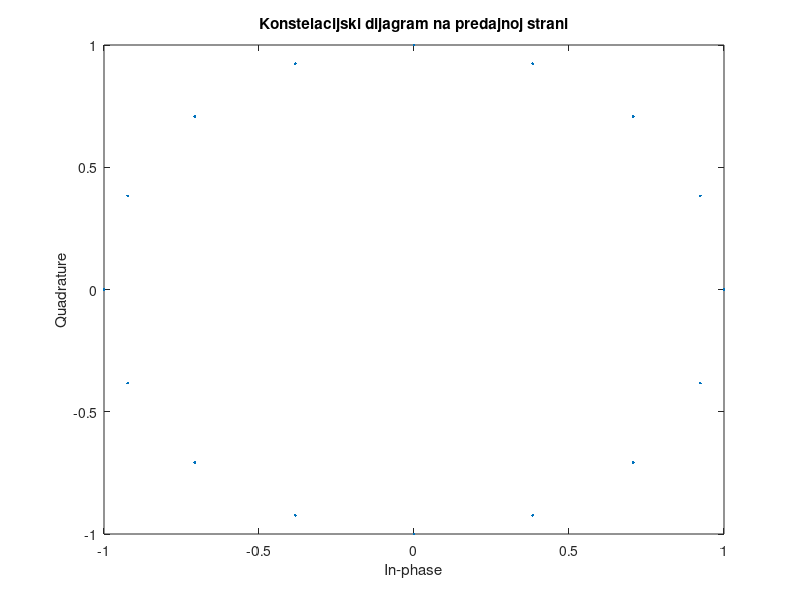
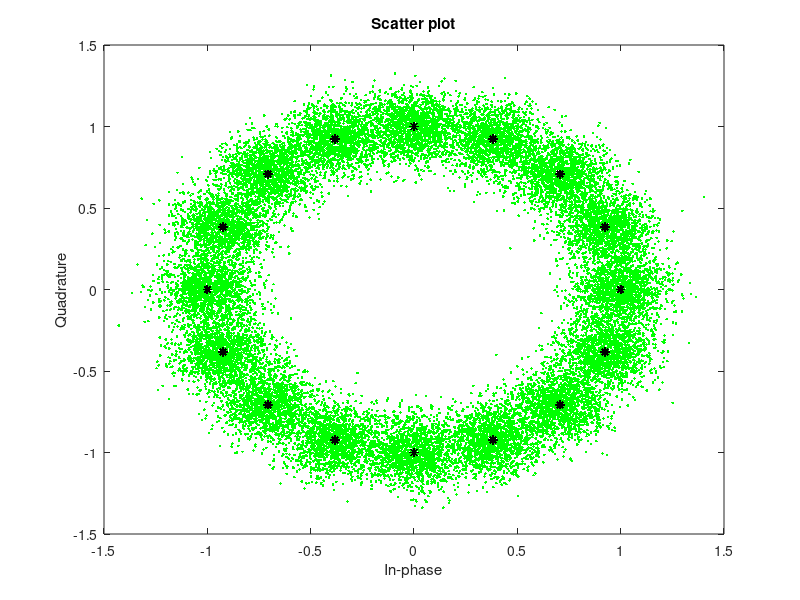
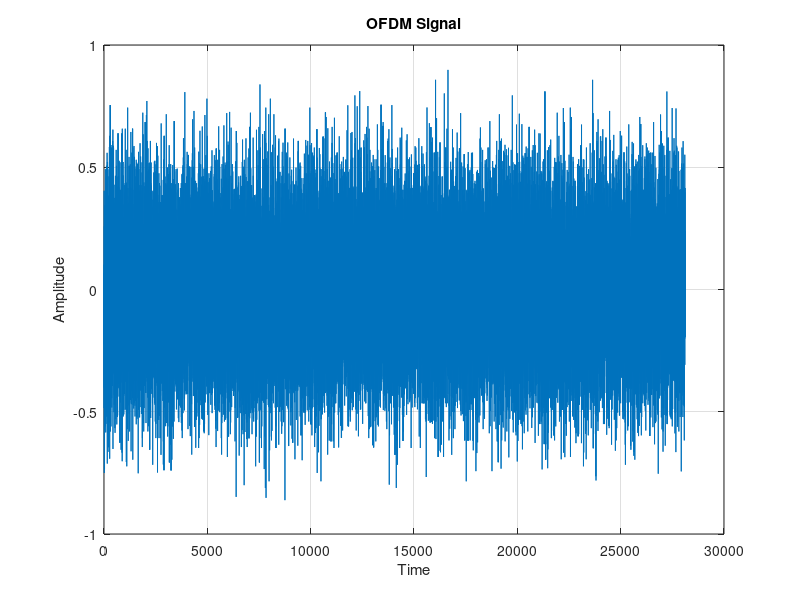
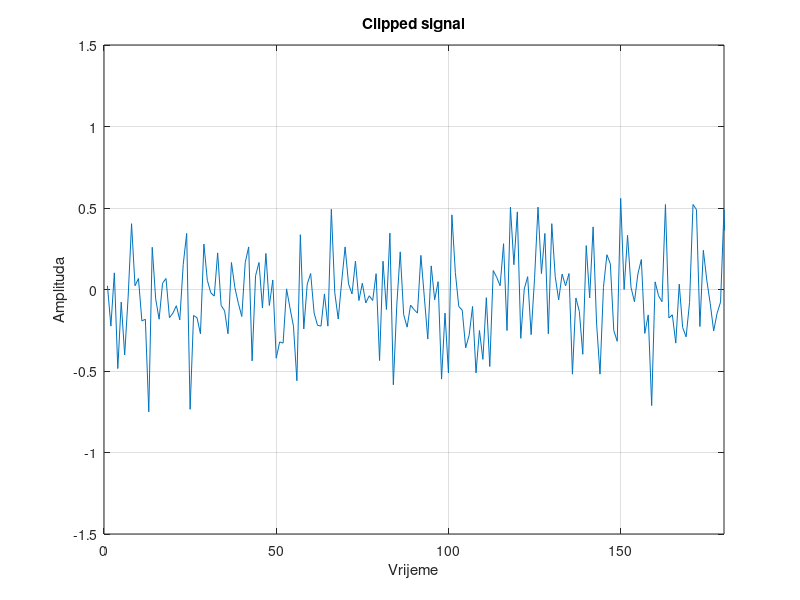

The MATLAB source for these figures, in order:
clc;
clear all;
close all;

format long;
M = 16;  % 16-PSK
k = log2(M);  % Broj bita po simbolu
EbNo = (5:15)';  % Raspon Eb/No
symbol_per_frame = 100;  % Broj simbola po okviru
data_points = 144;  % Broj podataka
block_size = 8;  % Veličina bloka
cp = ceil(0.1*block_size);  % Cyclic prefix
ifft_points = block_size;
fft_points = block_size;
n = 3e4;  % Broj bita
nsamp = 1;
N = 10^5;

% Generisanje binarnih podataka
data = randi([0 1], N, 1);  % Binarni podaci

% Grupisanje binarnih podataka u 4 bita po simbolu za 16-PSK
data_symbols = reshape(data, k, length(data)/k).';  % Grupisanje u matrice
decimal_data = bi2de(data_symbols, 'left-msb');  % Pretvaranje u dekadni oblik

% 16-PSK modulacija (ručno)
% Generisanje faza za 16-PSK
phase_angles = (2*pi*(0:M-1))/M;  % Faze: 0, 2*pi/16, ..., 2*pi*(M-1)/M
psk_modulisani = exp(1j * phase_angles(decimal_data + 1));  % Dodajemo 1 jer indeksi počinju od 0

% Konstelacijski dijagram
scatterplot(psk_modulisani);
title('Konstelacijski dijagram na predajnoj strani');

% IFFT
broj_kolona = (length(psk_modulisani)/block_size); % IFFT
data_matrix = reshape(psk_modulisani, block_size, broj_kolona);
cp_start = block_size - cp;
cp_end = block_size;
for i = 1:broj_kolona
    ifft_data_matrix(:, i) = ifft(data_matrix(:, i), ifft_points);
    for j = 1:cp
       actual_cp(j, i) = ifft_data_matrix(j + cp_start, i);
    end
    ifft_data(:, i) = vertcat(actual_cp(:, i), ifft_data_matrix(:, i));
end

[rows_ifft_data, cols_ifft_data] = size(ifft_data); % Konverzija u seriju
len_ofdm_data = rows_ifft_data * cols_ifft_data;
ofdm_signal = reshape(ifft_data, 1, len_ofdm_data);
figure(3)
plot(real(ofdm_signal)); xlabel('Time'); ylabel('Amplitude');
title('OFDM Signal'); grid on;

% clipping - PAPR redukcija
avg = 0;
clipped = ofdm_signal;
for i = 1:length(clipped)
    if clipped(i) > avg
        clipped(i) = clipped(i);
    elseif clipped(i) < -avg
        clipped(i) = 0;
    end
end

figure(4)
plot(real(clipped)); xlabel('Vrijeme'); ylabel('Amplituda');
title('Clipped signal'); grid on;
axis([0 180 -1.5 1.5]);

% Kanal
channel = randn(1, block_size) + sqrt(-1) * randn(1, block_size);

% Prijemnik Rx
after_channel = filter(channel, 1, ofdm_signal);
EbNo2 = 10;
snr = EbNo2 + 10 * log10(k) - 10 * log10(nsamp);
receivedSignal = awgn(psk_modulisani, snr, 'measured');
sPlotFig = scatterplot(receivedSignal, 1, 0, 'g.');
hold on
scatterplot(psk_modulisani, 1, 0, 'k*', sPlotFig)
awgn_noise = awgn(zeros(1, length(after_channel)), 0);
primljeni_signal = awgn_noise + after_channel;
primljeni_signal_matrix = reshape(primljeni_signal, rows_ifft_data, cols_ifft_data); % Konverzija u paralelu zbog FFT
primljeni_signal_matrix(1:cp, :) = []; % Uklanjanje CP
for i = 1:cols_ifft_data % FFT
    fft_data_matrix(:, i) = fft(primljeni_signal_matrix(:, i), fft_points);
end

primljeni_clipped = reshape(fft_data_matrix, 1, (block_size * broj_kolona)); % Konverzija u seriju

% 16-PSK demodulacija (ručno)
received_angles = angle(primljeni_clipped);  % Izračunavanje faze svakog prijemnog simbola
demodulated_data = mod(round(received_angles * M / (2*pi)), M);  % Pronađite indeks najbliže faze

% Prikazivanje demodulisanih podataka
figure(7)
stem(demodulated_data, 'rx');
grid on; xlabel('Podaci');
title('Primljena sekvenca');

% BER
dataOutMatrix = de2bi(demodulated_data, k);
dataOut = dataOutMatrix(:);
[numErrors, ber] = biterr(data, dataOut);
fprintf('\nBER = %5.2e, broj gresaka %d \n', ber, numErrors);

% Prijemnik clipped signala
after_channel = filter(channel, 1, clipped);
awgn_noise = awgn(zeros(1, length(after_channel)), 0);
primljeni_signal = awgn_noise + after_channel;
primljeni_signal_matrix = reshape(primljeni_signal, rows_ifft_data, cols_ifft_data); % Konverzija u paralelu zbog FFT
primljeni_signal_matrix(1:cp, :) = []; % Uklanjanje CP
for i = 1:cols_ifft_data % FFT
    fft_data_matrix(:, i) = fft(primljeni_signal_matrix(:, i), fft_points);
end
primljeni_clipped = reshape(fft_data_matrix, 1, (block_size * broj_kolona)); % Konverzija u seriju
psk_demodulated_data = pskdemod(primljeni_clipped, M);  % 16-PSK demodulacija

figure(8)
stem(psk_demodulated_data, 'rx');

% Teorijski 16-PSK BER
EbNodB2 = 0:2:16;
EbNo2 = 10.^(EbNodB2 / 10);
x = sqrt(2 * sin(pi / M) * EbNo2);
Pb = (1 / M) * erfc(x / sqrt(2));
figure(9)
semilogy(EbNodB2, Pb, 'bs-')
title('16-PSK BER');
xlabel('EbNo');
ylabel('Pb');
